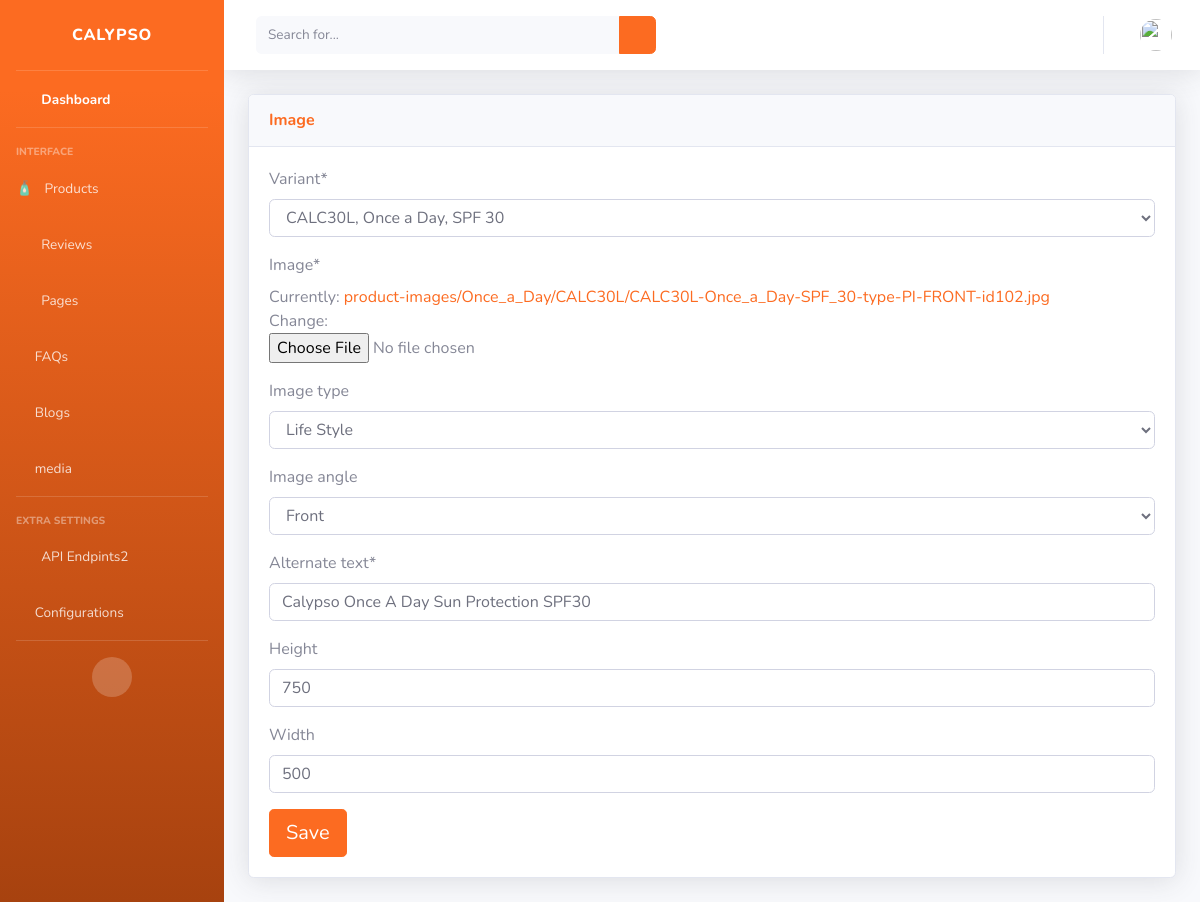
Screenshot of /dashboard/products-images/3/ (signed in) with the database file from the repository.
### product/models.py (models this page shows, shortened)
class ProductImage(models.Model):
    def image_directory_path(self, filename):
        extension = os.path.splitext(filename)[1]
        random_id = random.randint(100, 120)
        new_file_name = "{}-{}-{}-type-{}-{}-id{}{}".format(
            self.variant.sku, self.variant.product.name, self.variant.name, self.image_type, self.image_angle, random_id, extension).replace(" ", "_")
        return "product-images/{0}/{1}/{2}".format(self.variant.product.name, self.variant.sku, new_file_name).replace(" ", "_")
    variant = models.ForeignKey(
        'ProductVariant', on_delete=models.CASCADE, related_name='variant_images')
    image = models.ImageField(upload_to=image_directory_path, height_field='height', width_field='width')
    image_type = models.CharField(max_length=2, choices=IMAGE_TYPE, blank=True)
    image_angle = models.CharField(
        max_length=10, choices=IMAGE_ANGLE, blank=True)
    alternate_text = models.CharField(max_length=250)
    height = models.IntegerField(blank=True)
    width = models.IntegerField(blank=True)
    def image_preview(self):
        if self.image:
            return mark_safe('<img src="{}" width="50" />'.format(self.image.url))
        else:
            return mark_safe('<p style="background-color:#c2c2c2;padding: 5px 10px;"> Please upload an image. </p>')
    image_preview.short_description = 'Image'
    image_preview.allow_tags = True
    class Meta:
        ordering = ['image_type']

### dashboard/views.py (the view)
# urls.py: path('products-images/<int:pk>/', views.ImageEditView.as_view(),
class ImageEditView(StaffRequiredMixin, UpdateView):
    model = ProductImage
    form_class = ImageForm
    template_name = 'dashboard/images/edit.html'
    success_url = reverse_lazy('dashboard:images')

### dashboard/forms.py
class ImageForm(forms.ModelForm):
    class Meta:
        model = ProductImage
        fields = "__all__"

### dashboard/views.py (called while the page is built)
    def test_func(self):
        return self.request.user.is_staff

### product/models.py (called while the page is built)
    def __str__(self):
        return self.name

    def __str__(self):
        return "{}, {}, {}".format(self.sku, self.product, self.name, self.size)

### templates/dashboard/images/edit.html (shortened to what this page needs)
{% extends "dashboard/admin-base.html" %} {% load static %}
{% load crispy_forms_tags %}
{% block content %}
<div class="container-fluid">
  <div class="card shadow mb-4">
    <div class="card-header py-3">
      <h6 class="m-0 font-weight-bold text-primary">Image</h6>
    </div>
    <div class="card-body">
      <div class="table-responsive">
        <form action="" method="post" enctype="multipart/form-data">
          {{ form| crispy}}
          <button type="submit" class="btn btn-lg btn-primary">Save</button>
        </form>
      </div>
    </div>
  </div>
</div>
{% endblock %}

### rows the page displays
ProductImage: variant "CALC30L, Once a Day, SPF 30", image_type "Life Style", image_angle "Front", alternate_text "Calypso Once A Day Sun Protection SPF30", height "750", width "500"
